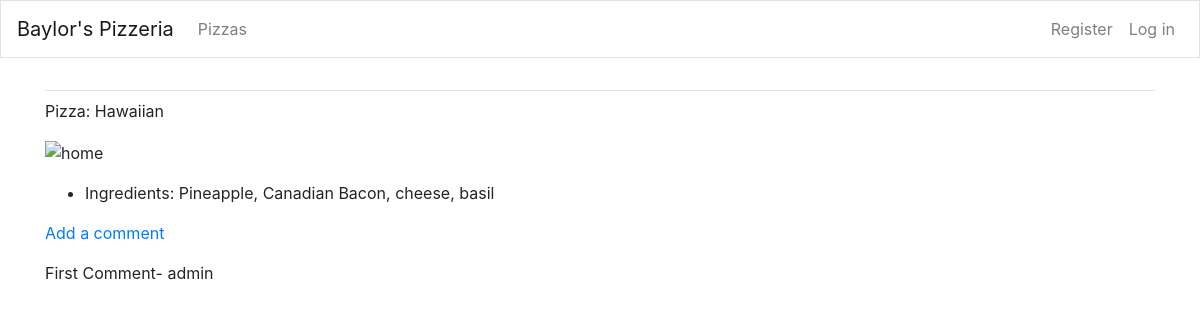
The page /pizzas/2/ on the database as committed earlier.
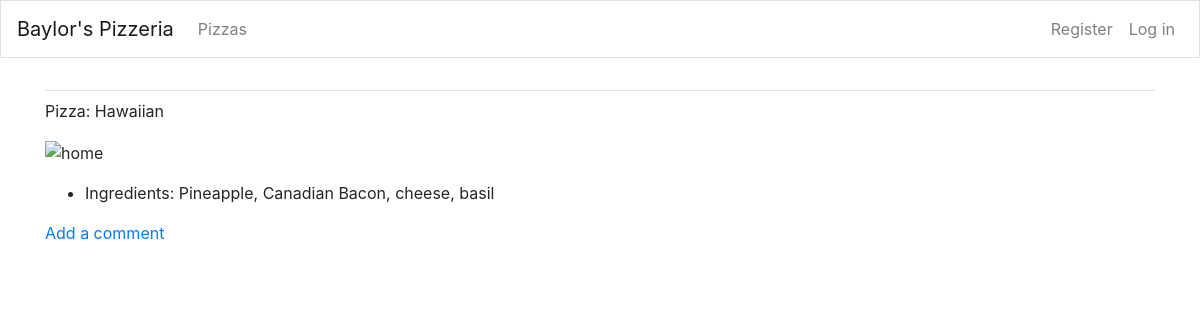
The same page on the database as committed later.
### Pizza/models.py (models this page shows, shortened)
class Pizza(models.Model):
    name = models.CharField(max_length=200)
    date_added = models.DateTimeField(auto_now_add=True)
    def __str__(self):
        return self.name

class Topping(models.Model):
    pizza = models.ForeignKey(Pizza, on_delete=models.CASCADE)
    name = models.TextField()
    image = models.ImageField(upload_to="images", blank=True)
    date_added = models.DateTimeField(auto_now_add=True)

### Pizza/views.py (the view)
# urls.py: path("pizzas/<int:pizza_id>/", views.pizza, name="pizza"),
def pizza(request, pizza_id):
    pizza = Pizza.objects.get(id=pizza_id)
    toppings = pizza.topping_set.order_by("date_added")
    context = {"pizza": pizza, "toppings": toppings}
    return render(request, "Pizza/pizza.html", context)

### Pizza/templates/Pizza/pizza.html
{% extends "Pizza/base.html" %}
{% block content %}
<p>Pizza: {{pizza}} </p>
{% load static %} <img src="{% static 'Pizza/images/pizza.jpg' %}" alt="home" />
<ul>
    {% for topping in toppings %}
    {% if forloop.first %}
    <li>
        <p>{{topping.name | linebreaks }}</p>
    </li>
    {% endif %}
    {% endfor %}
</ul>
<p> <a href="{% url 'Pizza:new_comment' pizza.id %}">Add a comment</a></p>
<p>
    {% for topping in toppings %}
    {% if not forloop.first %}
    {{ topping.name }}
    {% endif %}
    {% endfor %}
</p>
{% endblock content %}

### Pizza/templates/Pizza/base.html (shortened to what this page needs)
{% load bootstrap4 %}
<!doctype html>
<html lang="en">
<head>
    {% bootstrap_css %}
</head>
<body>
    <nav class="navbar navbar-expand-md navbar-light mb-4 border">
        <a class="navbar-brand" href="{% url 'Pizza:index' %}"> Baylor's Pizzeria</a>
        <div class="collapse navbar-collapse" id="navbarCollapse">
            <ul class="navbar-nav mr-auto">
                <li class="nav-item">
                    <a class="nav-link" href="{% url 'Pizza:pizzas' %}">
                        Pizzas</a>
                </li>
            </ul>
            <ul class="navbar-nav ml-auto">
                {% if user.is_authenticated %}
                <li class="nav-item">
                    <span class="navbar-text">Hello, {{user.username }}.</span>
                </li>
                <li class="nav-item">
                    <a class="nav-link" href="{% url 'users:logout' %}">Log out</a>
                </li>
                {% else %}
                <li class="nav-item">
                    <a class="nav-link" href="{% url 'users:register' %}">Register</a>
                </li>
                <li class="nav-item">
                    <a class="nav-link" href="{% url 'users:login' %}">Log in</a>
                </li>
                {% endif %}
            </ul>
        </div>
    </nav>
    <main role="main" class="container">
        <div class="pb-2 mb-2 border-bottom">
        </div>
        <div>
            {% block content %}{% endblock content %}
        </div>
    </main>
</body>
</html>

Rows that differ between the two databases and show on the page:
removed Topping: name "First Comment- admin"
